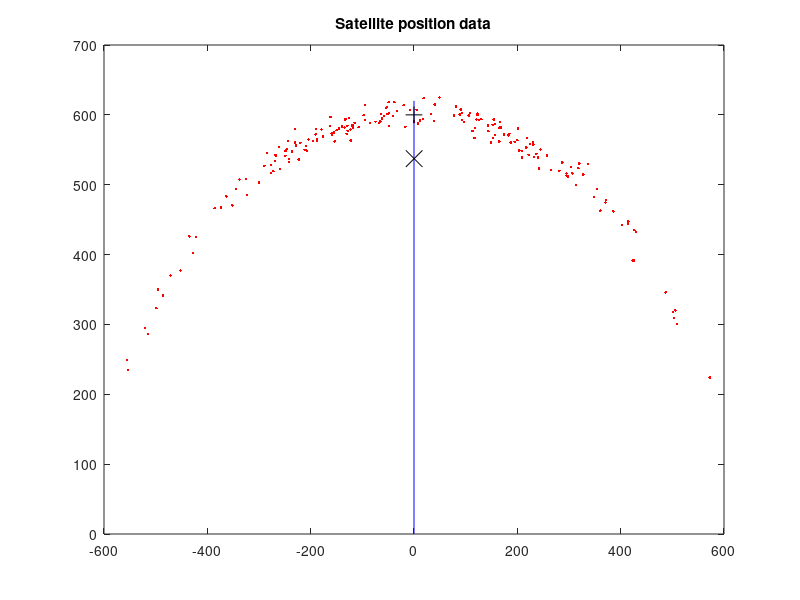

MATLAB code to generate this figure:
%Example of satellite position at T0
%
%reference position at T0
r0=600;
alpha0=pi/2;

Np=200; %number of points to display

%reserve space for points
px=zeros(1,Np);
py=zeros(1,Np);

%influence of perturbations and noise
%variances
sigr=10;
siga=0.45; %radians

nr=sigr*randn(1,Np);
na=siga*randn(1,Np);

for nn=1:Np,
   r=r0+nr(nn);
   a=alpha0+na(nn);
   px(nn)=r*cos(a);
   py(nn)=r*sin(a);
end;  

xmean=sum(px/Np);
ymean=sum(py/Np);

%display
figure(1)
plot(px,py,'r.'); hold on; %the points
plot([0 0],[0 r0+20],'b'); %vertical line
plot(0,r0,'k+','MarkerSize',12); %+ for reference satellite
%
%X for mean cartesian position:
plot(xmean,ymean,'kx','MarkerSize',12);
%
title('Satellite position data');
